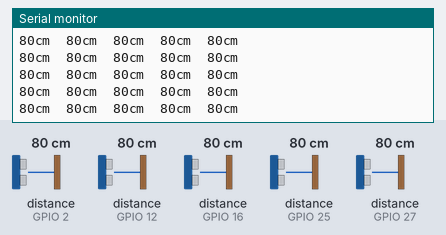
Simulated run of this sketch. Board: ESP32. Parts: the last lines printed to the serial monitor. Wiring (inferred from the names in the program): 5 × ultrasonic range finder: trigger GPIO 0, echo GPIO 2 / trigger GPIO 14, echo GPIO 12 / trigger GPIO 17, echo GPIO 16 / trigger GPIO 26, echo GPIO 27 / trigger GPIO 33, echo GPIO 25. The inputs (shaded band) are chosen by the test bench; at power-on: distance to the obstacle (sensors on GPIO 2, GPIO 12, GPIO 16, GPIO 25, GPIO 27) 80 cm. The echo pulse lasts 58.3 µs per cm.

Above: at 1.2 s.
1.3 s: distance to the obstacle (sensor on GPIO 2) set to 2 cm
At 1.49 s:
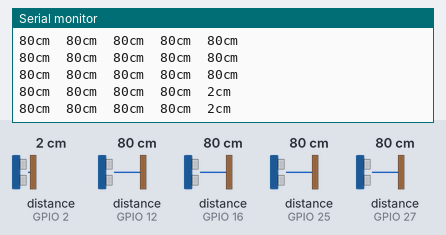
2.8 s: distance to the obstacle (sensor on GPIO 12) set to 2 cm
At 2.89 s:
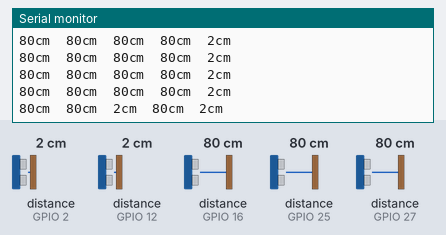
4.3 s: distance to the obstacle (sensor on GPIO 16) set to 2 cm
At 4.39 s:
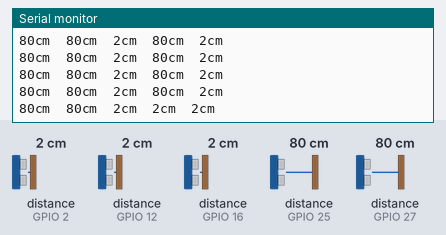
5.8 s: distance to the obstacle (sensor on GPIO 25) set to 2 cm
At 5.89 s:
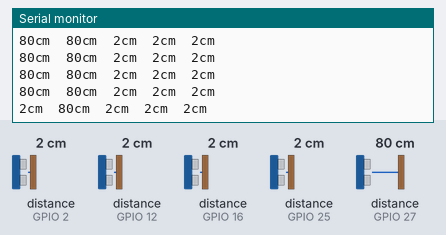
7.3 s: distance to the obstacle (sensor on GPIO 27) set to 2 cm
At 7.39 s:
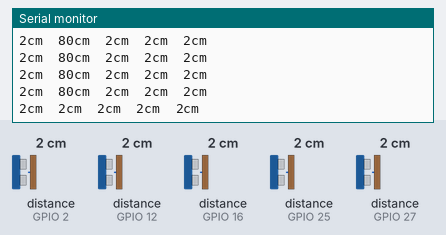
8.8 s: distance to the obstacle (sensor on GPIO 2) set to 4 cm
At 8.89 s:
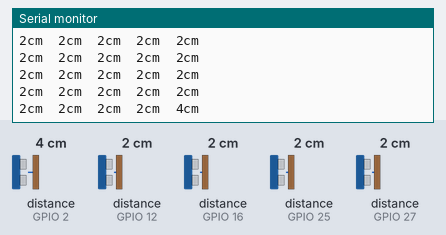
Timing chart, 0 to 11.3 s (numbered marks = the images above; inputs shaded):
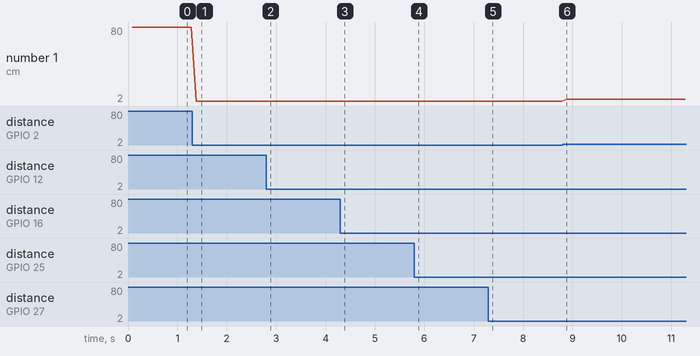

Measured:
- after the input at 1.3 s, the serial monitor: prints a new line after 0.08 s (image 1)
- after the input at 2.8 s, the serial monitor: prints a new line after 0.08 s (image 2)
- after the input at 4.3 s, the serial monitor: prints a new line after 0.08 s (image 3)
- after the input at 5.8 s, the serial monitor: prints a new line after 0.08 s (image 4)
- after the input at 7.3 s, the serial monitor: prints a new line after 0.08 s (image 5)
- after the input at 8.8 s, the serial monitor: prints a new line after 0.08 s (image 6)
- plotted number 1: 80 → 2 after the input at 1.3 s, 2 → 4 after the input at 8.8 s

The sketch:

ultra_5.ino
```cpp
#define DIST_S 200*58.2 // 200cm로 제한
#define PING_INTERVAL 20 // Milliseconds // 3개의 경우 100ms

int trig[5]={33,26,14,17,0};
int echo[5]={25,27,12,16,2};
uint8_t currentSensor = 0;
unsigned long pingTimer;
long dist_r[5];
int num;
void setup() {
  Serial.begin(115200);
  for (int i=0; i<=4; i++){
    pinMode(trig[i],OUTPUT);
    pinMode(echo[i],INPUT);
  }
  pingTimer= millis();
}

void loop() {

  if (millis() >= pingTimer) {   // pingSpeed milliseconds since last ping, do another ping.

    pingTimer += PING_INTERVAL;      // Set the next ping time.
    dist_r[num] = trig_ultra(trig[num],echo[num]);
    num++;
  }
  if(num>4) { num=0; oneSensorCycle();   }
  // 원하는 코드 추가
}


long trig_ultra(int TRIG,int ECHO)
{
  long dist;
  digitalWrite(TRIG, LOW);
  delayMicroseconds(2);
  digitalWrite(TRIG, HIGH);
  delayMicroseconds(10);
  digitalWrite(TRIG, LOW);
  dist = pulseIn(ECHO, HIGH,DIST_S)/58.2;
  return(dist);
}
void oneSensorCycle() {
  for (uint8_t i = 0; i < 5; i++) {
      Serial.print(dist_r[i]);
      Serial.print("cm");
      Serial.write(9); //tab
  }
  Serial.println();
}
```
